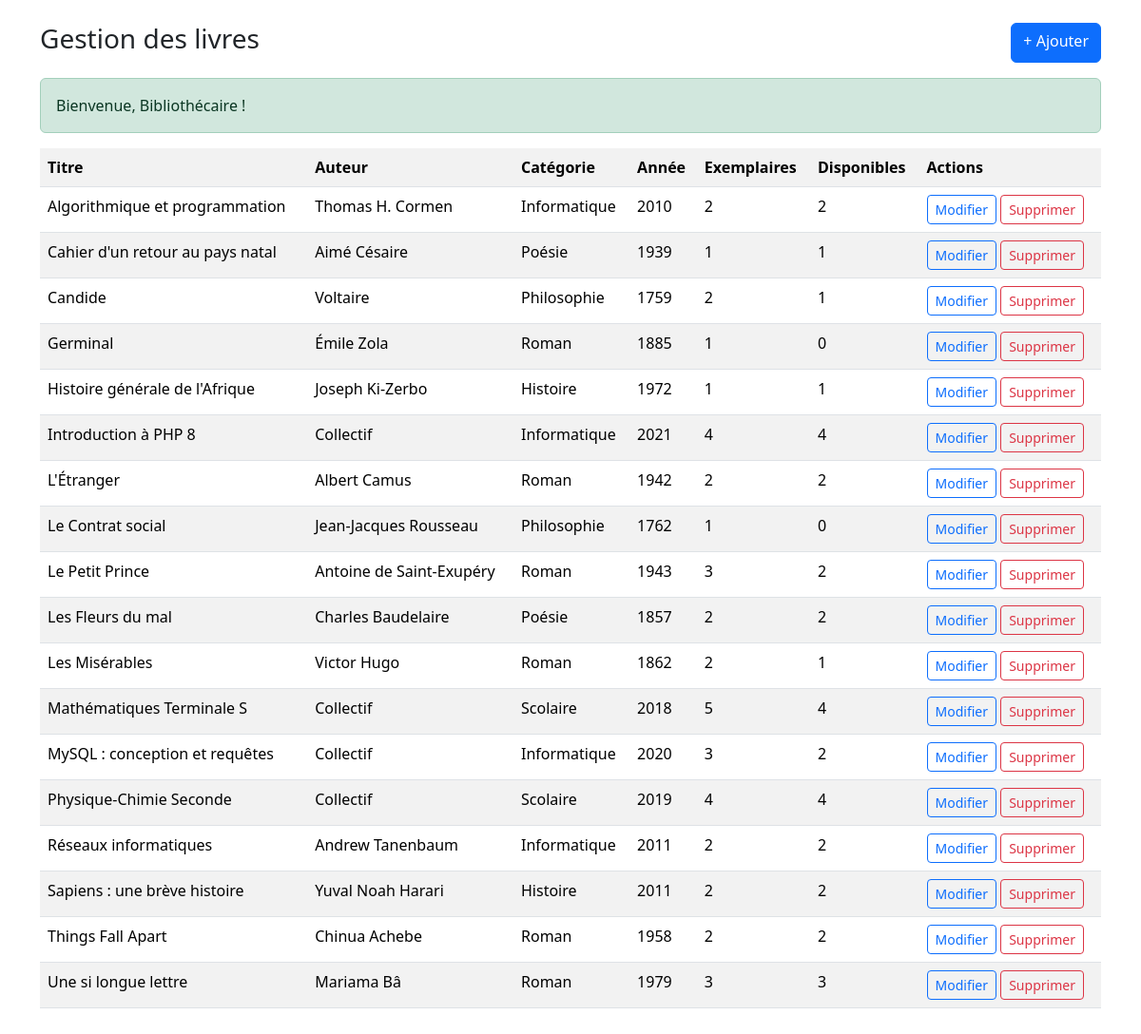
/livres (signed in), run on the app's committed database.
### tables this page shows
CREATE TABLE livres (
    id              INT UNSIGNED NOT NULL AUTO_INCREMENT,
    titre           VARCHAR(200) NOT NULL,
    auteur          VARCHAR(150) NOT NULL,
    categorie       VARCHAR(100) NOT NULL,
    annee           SMALLINT UNSIGNED NULL,
    nb_exemplaires  INT UNSIGNED NOT NULL DEFAULT 1,
    PRIMARY KEY (id),
    KEY idx_livres_titre (titre),
    KEY idx_livres_auteur (auteur)
);

### app/controllers/LivreController.php (called while the page is built, shortened)
<?php
class LivreController
{
    public function index(): void
    {
        $this->render('livres/index', ['livres' => Livre::all()]);
    }
    private function render(string $vue, array $data = []): void
    {
        extract($data);
        $flash = $_SESSION['flash'] ?? null;
        require __DIR__ . '/../views/' . $vue . '.php';
    }
}

### public/index.php (called while the page is built, shortened)
<?php
require_once ROOT . '/config/config.php';
$router = new Router();
$router->get('/',              'CatalogueController', 'index');
$router->get('/catalogue',     'CatalogueController', 'index');
$router->get('/login',         'AuthController', 'loginForm');
$router->post('/login',        'AuthController', 'login');
$router->get('/logout',        'AuthController', 'logout');
$router->get('/livres',            'LivreController', 'index');
$router->get('/livres/create',     'LivreController', 'create');
$router->post('/livres/store',     'LivreController', 'store');
$router->get('/livres/edit/{id}',  'LivreController', 'edit');
$router->post('/livres/update/{id}','LivreController', 'update');
$router->post('/livres/delete/{id}','LivreController', 'delete');
$router->get('/adherents',             'AdherentController', 'index');
$router->get('/adherents/create',      'AdherentController', 'create');
$router->post('/adherents/store',      'AdherentController', 'store');
$router->get('/adherents/edit/{id}',   'AdherentController', 'edit');
$router->post('/adherents/update/{id}','AdherentController', 'update');
$router->post('/adherents/delete/{id}','AdherentController', 'delete');
$router->get('/emprunts',                    'EmpruntController', 'index');
$router->get('/emprunts/create',             'EmpruntController', 'create');
$router->post('/emprunts/store',             'EmpruntController', 'store');
$router->get('/emprunts/edit/{id}',          'EmpruntController', 'edit');
$router->post('/emprunts/update/{id}',       'EmpruntController', 'update');
$router->post('/emprunts/delete/{id}',       'EmpruntController', 'supprimer');
$router->post('/emprunts/retour/{id}',       'EmpruntController', 'marquerCommeRetourne');
$url = $_GET['url'] ?? '';
$router->dispatch($url);

### config/config.php (called while the page is built, shortened)
<?php
function connexion(): PDO
{
    $host     = getenv('DB_HOST');
    $database = getenv('DB_NAME');
    $user     = getenv('DB_USER');
    $password = getenv('DB_PASS');
    $host     = ($host === false || $host === '') ? 'localhost' : $host;
    $database = ($database === false || $database === '') ? 'bibliotheque' : $database;
    $user     = ($user === false || $user === '') ? 'root' : $user;
    $password = ($password === false) ? '' : $password;
    $bdd = new PDO(
        "mysql:host={$host};dbname={$database};charset=utf8mb4",
        $user,
        $password,
        [
            PDO::ATTR_ERRMODE            => PDO::ERRMODE_EXCEPTION,
            PDO::ATTR_DEFAULT_FETCH_MODE => PDO::FETCH_ASSOC,
            PDO::ATTR_EMULATE_PREPARES   => false,
        ]
    );
    return $bdd;
}

### app/models/Livre.php (called while the page is built, shortened)
<?php
require_once __DIR__ . '/../../config/config.php';
class Livre
{
    private static function requete(string $sql, array $params = []): PDOStatement
    {
        $stmt = connexion()->prepare($sql);
        $stmt->execute($params);
        return $stmt;
    }
    public static function all(): array
    {
        $sql = 'SELECT l.*, ' . self::DISPONIBLES . ' AS disponibles FROM livres l ORDER BY l.titre';
        return self::requete($sql)->fetchAll(PDO::FETCH_ASSOC);
    }
}

### app/views/livres/index.php (the view, shortened to what this page needs)
<?php $e = fn($v) => htmlspecialchars((string) $v, ENT_QUOTES, 'UTF-8'); ?>
<!DOCTYPE html>
<html lang="fr">
<head>
    <link href="https://cdn.jsdelivr.net/npm/bootstrap@5.3.3/dist/css/bootstrap.min.css" rel="stylesheet">
</head>
<body class="container py-4">
    <div class="d-flex justify-content-between mb-3">
        <h1 class="h3">Gestion des livres</h1>
        <a href="/livres/create" class="btn btn-primary">+ Ajouter</a>
    </div>
    <?php if ($flash): ?>
        <div class="alert alert-<?= $e($flash['type']) ?>"><?= $e($flash['message']) ?></div>
    <?php endif; ?>
    <table class="table table-striped">
        <tr>
            <th>Titre</th><th>Auteur</th><th>Catégorie</th><th>Année</th>
            <th>Exemplaires</th><th>Disponibles</th><th>Actions</th>
        </tr>
        <?php foreach ($livres as $l): ?>
            <tr>
                <td><?= $e($l['titre']) ?></td>
                <td><?= $e($l['auteur']) ?></td>
                <td><?= $e($l['categorie']) ?></td>
                <td><?= $e($l['annee']) ?></td>
                <td><?= $e($l['nb_exemplaires']) ?></td>
                <td><?= $e($l['disponibles']) ?></td>
                <td>
                    <a href="/livres/edit/<?= $e($l['id']) ?>" class="btn btn-sm btn-outline-primary">Modifier</a>
                    <form action="/livres/delete/<?= $e($l['id']) ?>" method="post" class="d-inline"
                          onsubmit="return confirm('Supprimer ce livre ?')">
                        <button class="btn btn-sm btn-outline-danger">Supprimer</button>
                    </form>
                </td>
            </tr>
        <?php endforeach; ?>
    </table>
</body>
</html>

### data on the page
livres: titre "Algorithmique et programmation", auteur "Thomas H. Cormen", categorie "Informatique", annee "2010", nb_exemplaires "2", disponibles "2"
livres: titre "Cahier d'un retour au pays natal", auteur "Aimé Césaire", categorie "Poésie", annee "1939", nb_exemplaires "1", disponibles "1"
livres: titre "Candide", auteur "Voltaire", categorie "Philosophie", annee "1759", nb_exemplaires "2", disponibles "1"
livres: titre "Germinal", auteur "Émile Zola", categorie "Roman", annee "1885", nb_exemplaires "1", disponibles "0"
livres: titre "Histoire générale de l'Afrique", auteur "Joseph Ki-Zerbo", categorie "Histoire", annee "1972", nb_exemplaires "1", disponibles "1"
livres: titre "Introduction à PHP 8", auteur "Collectif", categorie "Informatique", annee "2021", nb_exemplaires "4", disponibles "4"
livres: titre "L'Étranger", auteur "Albert Camus", categorie "Roman", annee "1942", nb_exemplaires "2", disponibles "2"
livres: titre "Le Contrat social", auteur "Jean-Jacques Rousseau", categorie "Philosophie", annee "1762", nb_exemplaires "1", disponibles "0"
livres: titre "Le Petit Prince", auteur "Antoine de Saint-Exupéry", categorie "Roman", annee "1943", nb_exemplaires "3", disponibles "2"
livres: titre "Les Fleurs du mal", auteur "Charles Baudelaire", categorie "Poésie", annee "1857", nb_exemplaires "2", disponibles "2"
livres: titre "Les Misérables", auteur "Victor Hugo", categorie "Roman", annee "1862", nb_exemplaires "2", disponibles "1"
livres: titre "Mathématiques Terminale S", auteur "Collectif", categorie "Scolaire", annee "2018", nb_exemplaires "5", disponibles "4"
livres: titre "MySQL : conception et requêtes", auteur "Collectif", categorie "Informatique", annee "2020", nb_exemplaires "3", disponibles "2"
livres: titre "Physique-Chimie Seconde", auteur "Collectif", categorie "Scolaire", annee "2019", nb_exemplaires "4", disponibles "4"
livres: titre "Réseaux informatiques", auteur "Andrew Tanenbaum", categorie "Informatique", annee "2011", nb_exemplaires "2", disponibles "2"
livres: titre "Sapiens : une brève histoire", auteur "Yuval Noah Harari", categorie "Histoire", annee "2011", nb_exemplaires "2", disponibles "2"
livres: titre "Things Fall Apart", auteur "Chinua Achebe", categorie "Roman", annee "1958", nb_exemplaires "2", disponibles "2"
livres: titre "Une si longue lettre", auteur "Mariama Bâ", categorie "Roman", annee "1979", nb_exemplaires "3", disponibles "3"

### other printed values
$e($flash['message']) "Bienvenue, Bibliothécaire !"
